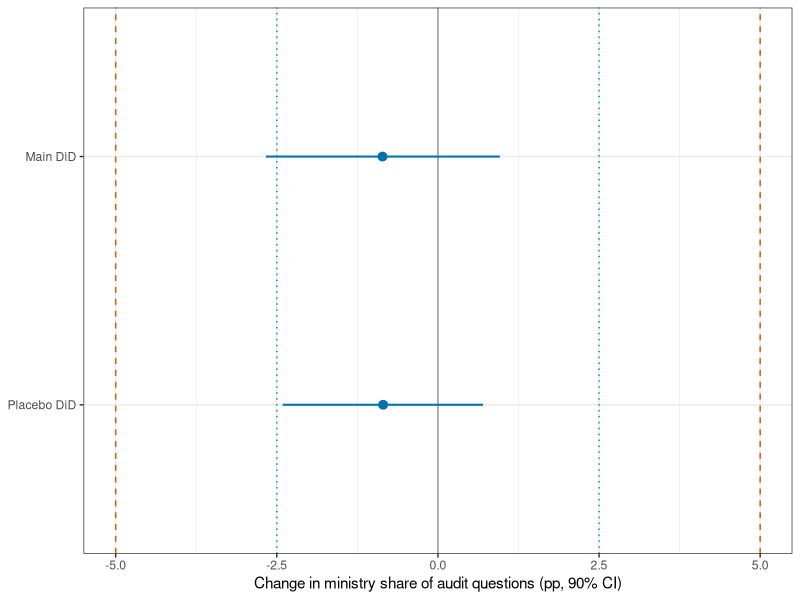
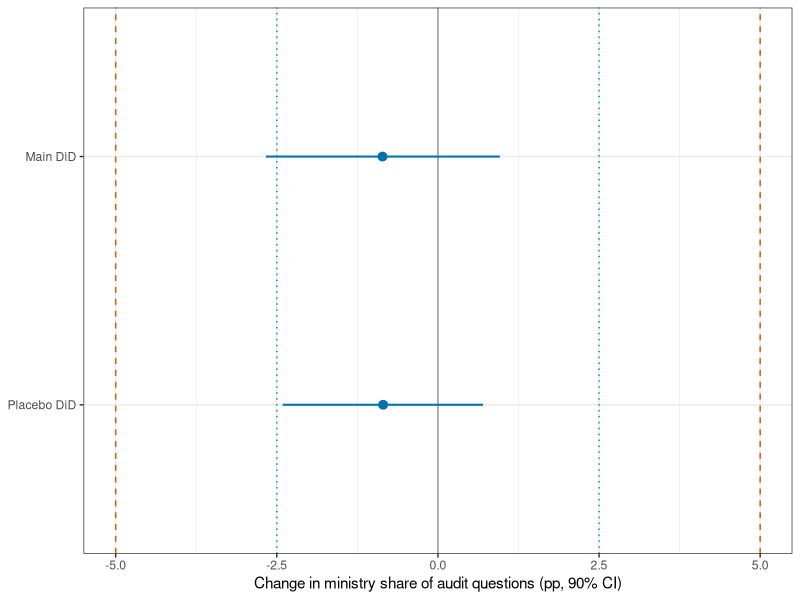

Write the R code that produced these figures, in order.
# Auto-generated figure for article
Sys.setenv(KBL_DATA = "/Users/kyusik/kna/data/processed")
# Figure 2: Equivalence bounds for main and placebo estimates
# 90% CIs from the replication pipeline (TOST re-read of frozen fits)
library(ggplot2)
eq <- data.frame(
  test = c("Main DiD", "Placebo DiD"),
  b  = c(-0.86, -0.85),
  lo = c(-2.67, -2.41),
  hi = c(0.96, 0.70))
eq$test <- factor(eq$test, levels = rev(eq$test))
ggplot(eq, aes(x = b, y = test)) +
  geom_vline(xintercept = c(-5, 5), linetype = "dashed",
             colour = "#D55E00") +
  geom_vline(xintercept = c(-2.5, 2.5), linetype = "dotted",
             colour = "#009E73") +
  geom_vline(xintercept = 0, colour = "grey60") +
  geom_pointrange(aes(xmin = lo, xmax = hi), colour = "#0072B2",
                  linewidth = 0.7) +
  labs(x = "Change in ministry share of audit questions (pp, 90% CI)",
       y = NULL) +
  theme_bw(base_size = 11)
ggsave("/Users/kyusik/Desktop/kyusik-github/kna-research-agents/articles/figures/2026-08-24_r27/fig_2.pdf", width = 7, height = 3)
